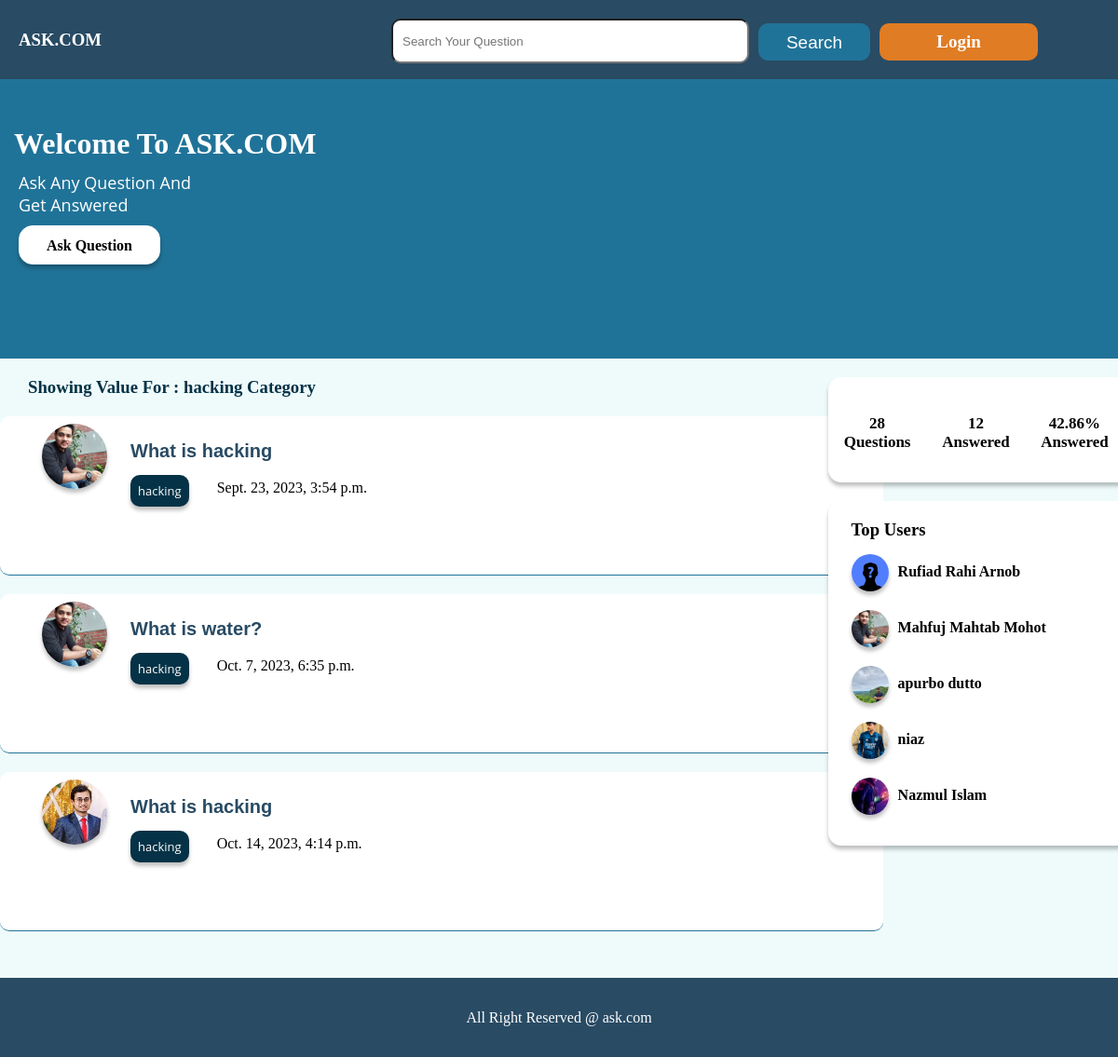
/category/hacking, run on the app's committed database.
### home/models.py (models this page shows)
class OurUser(models.Model):
    id = models.IntegerField(primary_key = True)
    name = models.CharField(max_length = 30,null = True)
    email = models.CharField(max_length = 50,null = True)
    password = models.TextField(null = True)
    Bio = models.TextField(null = True)
    Num_of_followers = models.IntegerField(null = True)
    Num_of_following = models.IntegerField(null = True)
    user = models.CharField(max_length = 100,null = True)
    img = models.ImageField(upload_to='images/', null= True)
    phone_No = models.CharField(max_length = 15, null= True)

### questions/models.py (models this page shows)
class Questions(models.Model):
    id =models.IntegerField(primary_key =True)
    title = models.CharField(max_length = 30)
    details = models.CharField(max_length = 50)
    u_email = models.CharField(max_length=50,null = True)
    cat_name = models.CharField(max_length=100,null=True)
    time = models.DateTimeField(auto_now_add=True,null = True)

### home/views.py (the view)
# urls.py: path('category/<str:cat>',category_view,name = 'category'),
def category_view(request,cat):
    user_email = OurUser.objects.all()
    user_list={}
    questions_info = Questions.objects.all()
    count=0
    for i in range(0,len(user_email)):
        user_info = {}
        c = 0
        for j in range(0,len(questions_info)):
            if(user_email[i].email == questions_info[j].u_email):
                c+=1
                if(count != 5):
                    if(c == 1):
                        print(user_email[i])
                        user_info['name'] = user_email[i].name
                        user_info['img'] = user_email[i].img
                        user_info['user'] = user_email[i].user
                        print(user_info)
                        user_list[i] = user_info
                        count+=1
                    else:
                        break
                else:
                    break
    questions = Questions.objects.all()
    total_question = len(questions)
    answer = Answer.objects.all()
    total_answer = 0
    for i in range(0,total_question):
        for j in range(0,len(answer)):
            if questions[i].id == int(answer[j].Q_ID):
                total_answer=total_answer + 1
    perchantage = (total_answer / total_question) * 100
    question = Questions.objects.all().filter(cat_name = cat)
    question_dict = {}
    for i in range(len(question)):
        dict = {}
        for j in range(len(user_email)):
            if(question[i].u_email == user_email[j].email):
                dict['img'] = user_email[j].img
                dict['user'] = user_email[j].user
                dict['title'] = question[i].title
                dict['details'] = question[i].details
                dict['cat_name'] = question[i].cat_name
                dict['id'] = question[i].id
                dict['time'] = question[i].time
                question_dict[i] = dict
    try:
        if request.session['active'] == True:
            my_user = OurUser.objects.filter(email = request.session['0'])
            return render(request,"category.html",{"my_users" : my_user[0], "registered" : True,"question_dict" : question_dict,"total_question":total_question,"total_answer" : total_answer,"perchantage" : perchantage,"user_list" : user_list,"search":cat})
        else:
            return render(request,"category.html",{ "registered" : False,"question_dict" : question_dict,"total_question":total_question,"total_answer" : total_answer,"perchantage" : perchantage,"user_list" : user_list,"search":cat})
    except:
            return render(request,"category.html",{ "registered" : False,"question_dict" : question_dict,"total_question":total_question,"total_answer" : total_answer,"perchantage" : perchantage,"user_list" : user_list,"search":cat})

### home/templates/category.html
{% extends 'base.html' %}
{% load static %}
{% block banner %}
<div class="banner">
    <div class="main_banner">
        <h2>Welcome To ASK.COM</h2>
        <p>Ask Any Question And <br> Get Answered</p>
        <a href="/ask_question"  class="ask_question">Ask  Question</a>
    </div>
</div>
{% endblock banner %}
    {% block body %}
    <div class="container bg">
        <div class="main_container">
         <div class="left_main_container">
            <h3 class="search_h3">Showing Value For : {{ search }} Category</h3>
            {% for key,value in question_dict.items %}
            <div class="question">
                <a href="/profile/user/{{ value.user }}" class="logo_a">
                <div class="logo_section">
                <img class="logo_img" src="/media/{{ value.img }}" alt="">
            </div></a>
            <div class="rest">
                <a class="title_a" href="/answer/{{ value.id }}"><h3 class="question_title">{{ value.title }}</h3></a>
                <div class="category_section">
                    <a href="/category/{{ value.cat_name }}" class="cat">{{ value.cat_name }}</a>
                </div>
                <p class="time">{{ value.time }}</p>
            </div>
            </div>
{% endfor %}
         </div>
         <div class="right_main_container">
            <div class="overview">
                <p class="p1">{{ total_question }}<br>  Questions</p>
                <p class="p1">{{ total_answer }}<br>Answered</p>
                <p class="p1">{{ perchantage|floatformat:2 }}%<br>Answered</p>
            </div>
            <div class="top_user">
                <h3>Top Users</h3>
                {% for key,value  in user_list.items %}
                <div class="user">
                    <a href="/profile/user/{{ value.user }}"><img src="/media/{{ value.img }}"  alt="" class="top_user_logo"></a>
                    <h4 class="name">{{ value.name }}</h4>
                </div>
                {% endfor %}
            </div>
         </div>
        </div>
        {% block pagination %}
        <div class="pagination_section">
            <div class="main_pagination_section">
            </div>
        </div>
        {% endblock pagination %}
</div>
{% endblock body %}
{% block footer %} <div class="footer">All Right Reserved @ ask.com</div> {% endblock footer%}

### home/static/style/style.css (style rules this page uses)
* { margin: 0px; padding: 0px; }
.container { width: 1920px; height: auto; position: relative; }
.main_container { width: 1366px; height: auto; margin: 0 auto; }
.banner { position: relative; top: 0px; overflow: hidden; width: 1920px; height: 300px; background: #207398; }
.main_banner { width: 1366px; height: 300px; margin: 0 auto; overflow: hidden; }
.banner .main_banner h2 { font-family: 'Montserrat'; font-style: normal; font-weight: 700; font-size: 32px; line-height: 39px; color: white; margin-top: 50px; margin-left: 15px; }
.banner .main_banner p { font-family: 'Open Sans'; font-style: normal; margin-top: 10px; margin-left: 20px; color: white; font-size: 18px; }
.ask_question { box-sizing: border-box; position: absolute; width: 152px; height: 42px; background: #FFFFFF; border: 1px solid #ffffff; box-shadow: 0px 4px 4px rgba(0, 0, 0, 0.25); border-radius: 15px; margin-top: 10px; margin-left: 20px; text-align: center; line-height: 42px; text-decoration: none; color: black; font-weight: bold; }
.left_main_container { width: 70%; height: auto; float: left; }
.right_main_container { width: 29.7%; height: auto; float: right; padding-bottom: 50px; }
.question { width: 908px; height: 170px; border-bottom: 1px solid #207398; margin-top: 20px; overflow: hidden; padding-left: 40px; background: white; border-radius: 10px; }
.logo_a { display: block; width: 70px; height: 70px; }
.logo_img { width: 70px; height: 70px; border-radius: 50%; margin-top: 8px; margin-left: 5px; float: left; box-shadow:0px 4px 4px rgba(0, 0, 0, 0.25); }
.question_title { width: 780px; height: auto; display: block; margin-top: 6px; text-align: justify; margin-bottom: 14px; font-size: 20px; font-family: 'Montserrat', sans-serif; }
.title_a { text-decoration: none; color: #294B64; font-family: 'Montserrat', sans-serif; margin-right: 20px; text-align: justify; }
.cat { background: #053246; width: auto; padding: 8px; border-radius: 10px; text-decoration: none; color: white; box-shadow:0px 4px 4px rgba(0, 0, 0, 0.25); font-family: 'Open Sans'; font-style: normal; float: left; display: block; margin-right: 5px; font-size: 13px; }
.logo_section { width: 92px; height: 100px; float: left; }
.rest { width: 830px; height: 70%; margin-top: -80px; float: left; padding-left: 100px; }
.time { width: auto; height: 30px; padding-right: 20px; float: left; margin-top: 5px; }
.category_section { width: auto; height: 30%; margin-right: 10px; float: left; }
.search_h3 { margin-top: 20px; padding-left: 30px; color: #053246; }
.overview { width: 326px; height: 113px; margin-top: 20px; background: #ffffff; box-shadow: 0px 4px 4px rgba(0, 0, 0, 0.25); border-radius: 14px; margin-left: 45px; }
.p1 { width: 32.5%; float: left; height: 70px; text-align: center; padding-top: 40px; font-size: 17px; font-weight: bold; }
.top_user { width: 306px; height: 350px; margin-top: 20px; background: #ffffff; box-shadow: 0px 4px 4px rgba(0, 0, 0, 0.25); border-radius: 14px; margin-left: 45px; padding-top: 20px; padding-left: 25px; margin-bottom: 20px; }
.user { width: 95%; height: 50px; margin-top: 10px; }
.top_user_logo { width: 40px; height: 40px; border-radius: 50%; margin-top: 5px; box-shadow: 0px 4px 4px rgba(0, 0, 0, 0.25); float: left; margin-right: 10px; }
.name { padding-top: 15px; }
.pagination_section { margin-top: 10px; width: 1920px; height: 50px; overflow: hidden; }
.main_pagination_section { width: 1336px; height: 50px; margin: 0 auto; padding-left: 30px; overflow: hidden; }
.footer { width: 1920px; height: 85px; line-height: 85px; background: #294B64; text-align: center; color: white; position: absolute; }
.time { margin-left: 15px; }
.bg { background: #effbfb }
img { object-fit: cover; }

### data on the page
OurUser: img (picture), name "Mahfuj Mahtab Mohot"
Questions: title "What is hacking", cat_name "hacking", time "Sept. 23, 2023, 3:54 p.m."
Questions: title "What is water?", cat_name "hacking", time "Oct. 7, 2023, 6:35 p.m."
OurUser: img (picture)
Questions: title "What is hacking", cat_name "hacking", time "Oct. 14, 2023, 4:14 p.m."
OurUser: img (placeholder picture), name "Rufiad Rahi Arnob"
OurUser: img (picture), name "apurbo dutto"
OurUser: img (picture), name "niaz"
OurUser: img (picture), name "Nazmul Islam"

### other printed values
{{ search }} "hacking"
{{ total_question }} "28"
{{ total_answer }} "12"
{{ perchantage|floatformat:2 }} "42.86"
